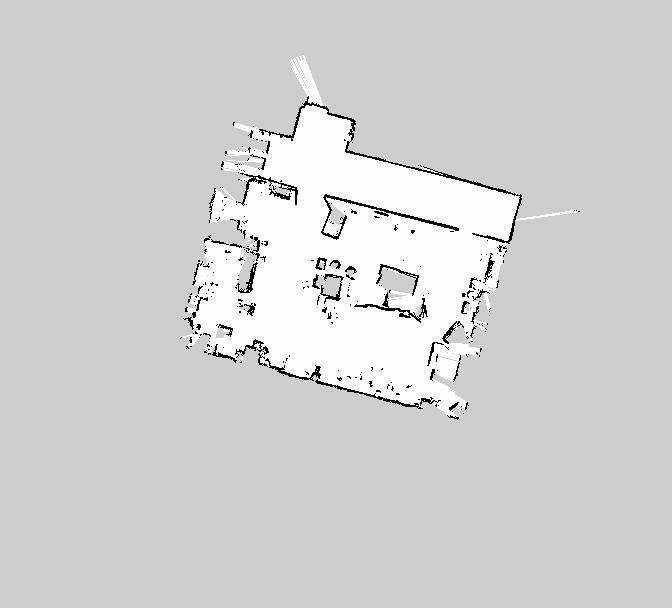
%> input picture Matlab code/map205-velodyne1.pgm, 672 x 608 px
$ octave Main8_2.m   (GNU Octave 9; MATLAB toolbox functions it lacks are replaced by stand-ins)
%> lines starting %> are read from the running program, lines starting %| are printed output that depends on the picture; in (x1, y1, x2, y2) boxes, pixels count from 0 and x2, y2 are one past the last pixel; in counts of white or black regions, pixels touching at a corner belong together; the program's own positions count from 1
### Matlab code/computeAdjMat.m
function [adjMat] = computeAdjMat(col,row)

%% 计算邻接矩阵 %%

adjMat = ones(row*col, row*col)*inf;
for i = 1:size(adjMat,1)
    if i <= col % 处于下边界
        if mod(i,col) == 1 % 处于左边界
            adjMat(i,i+1) = 1;
            adjMat(i,i+col) = 1;
        elseif mod(i,col) == 0 % 处于右边界
            adjMat(i,i-1) = 1;
            adjMat(i,i+col) = 1;
        else
            adjMat(i,i+1) = 1;
            adjMat(i,i-1) = 1;
            adjMat(i,i+col) = 1;
        end
    elseif i > size(adjMat,1) - col % 处于上边界
        if mod(i,col) == 1 % 处于左边界
            adjMat(i,i+1) = 1;
        elseif mod(i,col) == 0 % 处于右边界
            adjMat(i,i-1) = 1;
        else
            adjMat(i,i+1) = 1;
            adjMat(i,i-1) = 1;
        end
        adjMat(i,i-col) = 1;
    else
        if mod(i,col) == 1 % 处于左边界
            adjMat(i,i+1) = 1;
        elseif mod(i,col) == 0 % 处于右边界
            adjMat(i,i-1) = 1;
        else
            adjMat(i,i+1) = 1;
            adjMat(i,i-1) = 1;
        end
        adjMat(i,i-col) = 1;
        adjMat(i,i+col) = 1;
    end
end
end

### Matlab code/barrAdjMat.m
function [adjMat] = barrAdjMat(loc,adjMat,row,col,value)

%% 计算邻接矩阵 %%
for j = 1:size(loc,1)
    x = loc(j,1);
    y = loc(j,2);
    i1 = (y - 1)*row + x;
    if x + 1 <= col
        i2 = (y - 1)*row + x+1;
        adjMat(i1,i2) = value;
        adjMat(i2,i1) = value;
    end
    if x - 1 >= 1
        i2 = (y - 1)*row + x-1;
        adjMat(i1,i2) = value;
        adjMat(i2,i1) =value;
    end
    if y+1 <= row
        i2 = (y+1 - 1)*row + x;
        adjMat(i1,i2) = value;
        adjMat(i2,i1) = value;
    end

    if y-1 >= 1
        i2 = (y-1 - 1)*row + x;
        adjMat(i1,i2) = inf;
        adjMat(i2,i1) = inf;
    end
end

### Matlab code/Main8_2.m
clc
clear
close all

%%
videoFlag = 1; % 等于1会保存视频
if videoFlag == 1
    writerObj=VideoWriter('lab.avi');  %定义视频文件用来存动画
    writerObj.FrameRate =5;
    open(writerObj);                    % 打开该视频文件
end

%% 地图处理
% mapOriginal=im2bw(imread('map205-velodyne1.pgm'));
bw=imread(('map205-velodyne1.pgm'));
%> bw is the input picture: size 608x672 uint8; min 0, max 254, mean 209
%bw=imread(('onewaypath.png'));
se1=strel('square',5);
mapOriginal = im2bw(imerode(bw,se1));
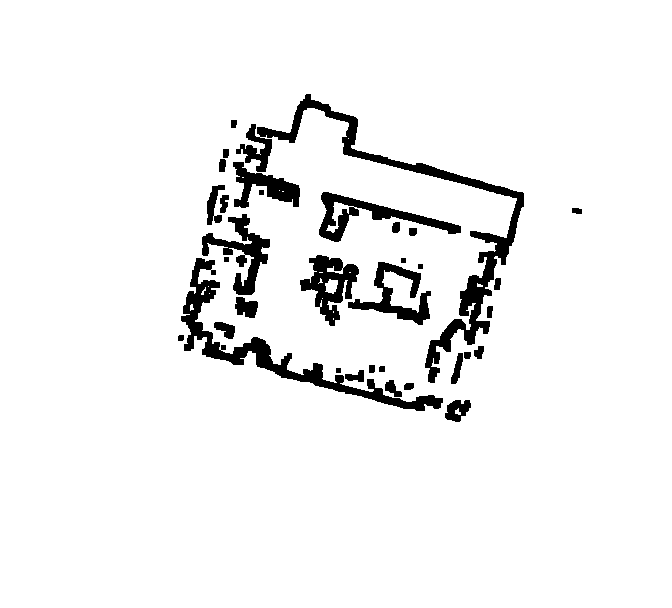
%> mapOriginal: size 608x672 logical; 94.4% white; 34 black regions, largest, box (x1, y1, x2, y2) and area: (236, 94, 524, 383) 6612, (181, 258, 443, 411) 4627, (319, 192, 461, 242) 1979

[aa,bb] = find(mapOriginal == 0);
%> aa = 22916 values from 95 to 422; bb = 22916 values from 179 to 582
map= mapOriginal(min(aa):max(aa),min(bb):max(bb));
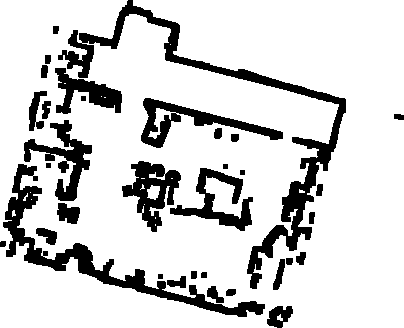
%> map: size 328x404 logical; 82.7% white; 34 black regions, largest, box (x1, y1, x2, y2) and area: (58, 0, 346, 289) 6612, (3, 164, 265, 317) 4627, (141, 98, 283, 148) 1979
for i = 1:size(map,1)
    for j = 1:size(map,2)
        if map(i,j) ~= 0
            map(i,j) = 0;
        else
            break;
        end
    end

    for j = size(map,2):-1:1
        if map(i,j) ~= 0
            map(i,j) = 0;
        else
            break;
        end
    end
end
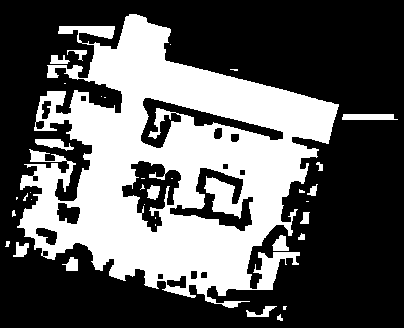
%> map: size 328x404 logical; 36.5% white; 35 white regions (18 under 20 px), largest, box (x1, y1, x2, y2) and area: (17, 14, 339, 308) 46427, (342, 114, 398, 120) 313, (35, 139, 74, 151) 246

for j = 1:size(map,2)
    for i = 1:size(map,1)
        if map(i,j) ~= 0
            map(i,j) = 0;
        else
            break;
        end
    end

    for j = size(map,2):-1:1
        if map(i,j) ~= 0
            map(i,j) = 0;
        else
            break;
        end
    end
end

%% 图像缩小
resolutionX= 25;
resolutionY= 35;
map=imresize(map,[resolutionX resolutionY]);
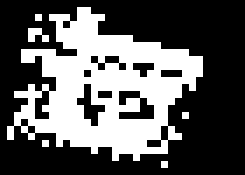
%> map: size 25x35 logical (shown 7 times larger); 36.1% white; 6 white regions (5 under 20 px), largest, box (x1, y1, x2, y2) and area: (1, 1, 29, 23) 308

%% 绘制地图
t0 = 1e-10;
row = size(map,1); col =size(map,2); % 网格尺寸
%> after `row = size(map,1)`: row = 25
%> after `col =size(map,2)`: col = 35
graph = ones(size(map));
h = figure(); %创建图形窗口
set(h, 'outerposition', get(0,'ScreenSize'));
colormap([0 0 0;1 1 1]),pcolor(graph)
hold on
set(gca,'xticklabel',[]);
set(gca,'yticklabel',[]);
pause(t0);
if videoFlag == 1
    frame = getframe;            %把图像存入视频文件中
    writeVideo(writerObj,frame); %将帧写入视频
end

%% 绘制障碍物
[a,b] = find(map == 0);
%> a = 559 values from 1 to 25; b = 559 values from 1 to 35
barrNum = length(a);
%> barrNum = 559
barrLoc = [b,a];
%> barrLoc = 559 rows, first 12: [1 1; 1 2; 1 3; 1 4; 1 5; 1 6; 1 7; 1 8; 1 9; 1 10; 1 11; 1 12]
for i = 1:barrNum
    temp = barrLoc(i,:);
    barr(i) = rectangle('Position',[temp(1),temp(2),1,1],'Curvature',[0,0],'linewidth',1,'EdgeColor', 'k','facecolor','k');

    if i == barrNum
        pause(t0);
        if videoFlag == 1
            frame = getframe;            %把图像存入视频文件中
            writeVideo(writerObj,frame); %将帧写入视频
        end
    end
end
%> this loop made 559 passes
%> temp on passes 1 to 3: [1 1], [1 2], [1 3]
%> after the loop, barr = 559 values, max -40.53 at index 1, min -1156.2 at index 559, mean -598.5

barrLoc0 = barrLoc; % 初始障碍
%> barrLoc0 has the same summary as barrLoc

%% 计算邻接矩阵
adjMat = computeAdjMat(col,row);
%> after the loop in computeAdjMat, `for i = 1:size(adjMat,1)`: adjMat: size 875x875 double; 99.56% of the values are NaN or infinite; the others: min 1, max 1, mean 1

%% 设置障碍物邻接矩阵
adjMat = barrAdjMat(barrLoc,adjMat,col,row,inf);
%> the loop in barrAdjMat, `for j = 1:size(loc,1)` made 559 passes
%> (x, y, i1, i2) on passes 1 to 12: (1, 1, 1, 36), (1, 2, 36, 1), (1, 3, 71, 36), (1, 4, 106, 71), (1, 5, 141, 106), (1, 6, 176, 141), (1, 7, 211, 176), (1, 8, 246, 211), (1, 9, 281, 246), (1, 10, 316, 281), (1, 11, 351, 316), (1, 12, 386, 351)
%> after the loop in barrAdjMat, `for j = 1:size(loc,1)`: i2 = 840

%% 坐标与节点的对应关系
Index = zeros(col,row);
count = 0;
for i = 1:row
    for j = 1:col
        count = count + 1;
        Index(j,i) = count;
    end
end
%> after the loop, count = 875

%% 设置机器人数量及起点和终点
robotNum = 15;
Loc = zeros(robotNum,4); % 存放机器人的起点和终点
%> (the run ends here)
